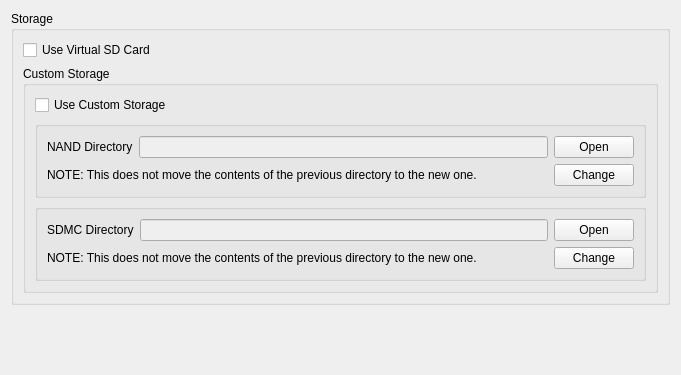
<?xml version="1.0" encoding="UTF-8"?>
<ui version="4.0">
 <class>ConfigureStorage</class>
 <widget class="QWidget" name="ConfigureStorage">
  <property name="geometry">
   <rect>
    <x>0</x>
    <y>0</y>
    <width>681</width>
    <height>375</height>
   </rect>
  </property>
  <property name="windowTitle">
   <string>Form</string>
  </property>
  <layout class="QVBoxLayout" name="verticalLayout_1">
   <item>
    <layout class="QVBoxLayout" name="verticalLayout_2">
     <item>
      <widget class="QGroupBox" name="storage_group">
       <property name="title">
        <string>Storage</string>
       </property>
       <layout class="QVBoxLayout" name="verticalLayout_3">
        <item>
         <layout class="QHBoxLayout" name="horizontalLayout_1">
          <item>
           <widget class="QCheckBox" name="toggle_virtual_sd">
            <property name="toolTip">
             <string>&lt;html&gt;&lt;head/&gt;&lt;body&gt;&lt;p&gt;Save data to a virtual SD card.&lt;/p&gt;&lt;/body&gt;&lt;/html&gt;</string>
            </property> 
            <property name="text">
             <string>Use Virtual SD Card</string>
            </property>
           </widget>
          </item>
         </layout>
        </item>
        <item>
         <widget class="QGroupBox" name="custom_storage_group">
          <property name="title">
           <string>Custom Storage</string>
          </property>
          <layout class="QVBoxLayout" name="verticalLayout_6">
           <item>
            <widget class="QCheckBox" name="toggle_custom_storage">
             <property name="text">
              <string>Use Custom Storage</string>
             </property>
            </widget>
           </item>
           <item>
            <widget class="QGroupBox" name="nand_group">
             <property name="title">
              <string/>
             </property>
             <layout class="QVBoxLayout" name="verticalLayout">
              <item>
               <layout class="QHBoxLayout" name="horizontalLayout">
                <item>
                 <widget class="QLabel" name="label">
                  <property name="text">
                   <string>NAND Directory</string>
                  </property>
                 </widget>
                </item>
                <item>
                 <widget class="QLineEdit" name="nand_dir_path">
                  <property name="enabled">
                   <bool>false</bool>
                  </property>
                 </widget>
                </item>
                <item>
                 <widget class="QPushButton" name="open_nand_dir">
                  <property name="text">
                   <string>Open</string>
                  </property>
                 </widget>
                </item>
               </layout>
              </item>
              <item>
               <layout class="QHBoxLayout" name="horizontalLayout_2">
                <item>
                 <widget class="QLabel" name="label_4">
                  <property name="text">
                   <string>&lt;html&gt;&lt;head/&gt;&lt;body&gt;&lt;p&gt;NOTE: This does not move the contents of the previous directory to the new one.&lt;/p&gt;&lt;/body&gt;&lt;/html&gt;</string>
                  </property>
                 </widget>
                </item>
                <item>
                 <spacer name="horizontalSpacer_3">
                  <property name="orientation">
                   <enum>Qt::Horizontal</enum>
                  </property>
                  <property name="sizeHint" stdset="0">
                   <size>
                    <width>40</width>
                    <height>20</height>
                   </size>
                  </property>
                 </spacer>
                </item>
                <item>
                 <widget class="QPushButton" name="change_nand_dir">
                  <property name="text">
                   <string>Change</string>
                  </property>
                 </widget>
                </item>
               </layout>
              </item>
             </layout>
            </widget>
           </item>
           <item>
            <widget class="QGroupBox" name="sdmc_group">
             <property name="title">
              <string/>
             </property>
             <layout class="QVBoxLayout" name="verticalLayout_4">
              <item>
               <layout class="QHBoxLayout" name="horizontalLayout_3">
                <item>
                 <widget class="QLabel" name="label_2">
                  <property name="text">
                   <string>SDMC Directory</string>
                  </property>
                 </widget>
                </item>
                <item>
                 <widget class="QLineEdit" name="sdmc_dir_path">
                  <property name="enabled">
                   <bool>false</bool>
                  </property>
                 </widget>
                </item>
                <item>
                 <widget class="QPushButton" name="open_sdmc_dir">
                  <property name="text">
                   <string>Open</string>
                  </property>
                 </widget>
                </item>
               </layout>
              </item>
              <item>
               <layout class="QHBoxLayout" name="horizontalLayout_4">
                <item>
                 <widget class="QLabel" name="label_3">
                  <property name="text">
                   <string>&lt;html&gt;&lt;head/&gt;&lt;body&gt;&lt;p&gt;NOTE: This does not move the contents of the previous directory to the new one.&lt;/p&gt;&lt;/body&gt;&lt;/html&gt;</string>
                  </property>
                 </widget>
                </item>
                <item>
                 <spacer name="horizontalSpacer_4">
                  <property name="orientation">
                   <enum>Qt::Horizontal</enum>
                  </property>
                  <property name="sizeHint" stdset="0">
                   <size>
                    <width>40</width>
                    <height>20</height>
                   </size>
                  </property>
                 </spacer>
                </item>
                <item>
                 <widget class="QPushButton" name="change_sdmc_dir">
                  <property name="text">
                   <string>Change</string>
                  </property>
                 </widget>
                </item>
               </layout>
              </item>
             </layout>
            </widget>
           </item>
          </layout>
         </widget>
        </item>
       </layout>
      </widget>
     </item>
    </layout>
   </item>
   <item>
    <spacer name="verticalSpacer">
     <property name="orientation">
      <enum>Qt::Vertical</enum>
     </property>
     <property name="sizeHint" stdset="0">
      <size>
       <width>20</width>
       <height>40</height>
      </size>
     </property>
    </spacer>
   </item>
  </layout>
 </widget>
 <resources/>
 <connections/>
</ui>
